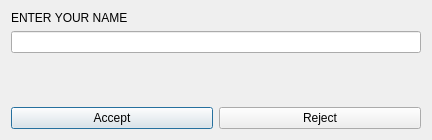
<?xml version="1.0" encoding="UTF-8"?>
<ui version="4.0">
 <class>Dialog</class>
 <widget class="QDialog" name="Dialog">
  <property name="geometry">
   <rect>
    <x>0</x>
    <y>0</y>
    <width>432</width>
    <height>140</height>
   </rect>
  </property>
  <property name="windowTitle">
   <string>Dialog</string>
  </property>
  <layout class="QVBoxLayout" name="verticalLayout">
   <item>
    <widget class="QLabel" name="label">
     <property name="text">
      <string>ENTER YOUR NAME</string>
     </property>
    </widget>
   </item>
   <item>
    <widget class="QLineEdit" name="txtName">
     <property name="toolTip">
      <string>&lt;html&gt;&lt;head/&gt;&lt;body&gt;&lt;p&gt;Yaha apna sundar naam daaliye&lt;/p&gt;&lt;/body&gt;&lt;/html&gt;</string>
     </property>
    </widget>
   </item>
   <item>
    <spacer name="verticalSpacer">
     <property name="orientation">
      <enum>Qt::Vertical</enum>
     </property>
     <property name="sizeHint" stdset="0">
      <size>
       <width>20</width>
       <height>40</height>
      </size>
     </property>
    </spacer>
   </item>
   <item>
    <layout class="QHBoxLayout" name="horizontalLayout">
     <item>
      <widget class="QPushButton" name="btnAccept">
       <property name="text">
        <string>Accept</string>
       </property>
      </widget>
     </item>
     <item>
      <widget class="QPushButton" name="btnReject">
       <property name="text">
        <string>Reject</string>
       </property>
      </widget>
     </item>
    </layout>
   </item>
  </layout>
 </widget>
 <layoutdefault spacing="6" margin="11"/>
 <resources/>
 <connections>
  <connection>
   <sender>btnReject</sender>
   <signal>clicked()</signal>
   <receiver>Dialog</receiver>
   <slot>reject()</slot>
   <hints>
    <hint type="sourcelabel">
     <x>330</x>
     <y>116</y>
    </hint>
    <hint type="destinationlabel">
     <x>437</x>
     <y>85</y>
    </hint>
   </hints>
  </connection>
 </connections>
</ui>
